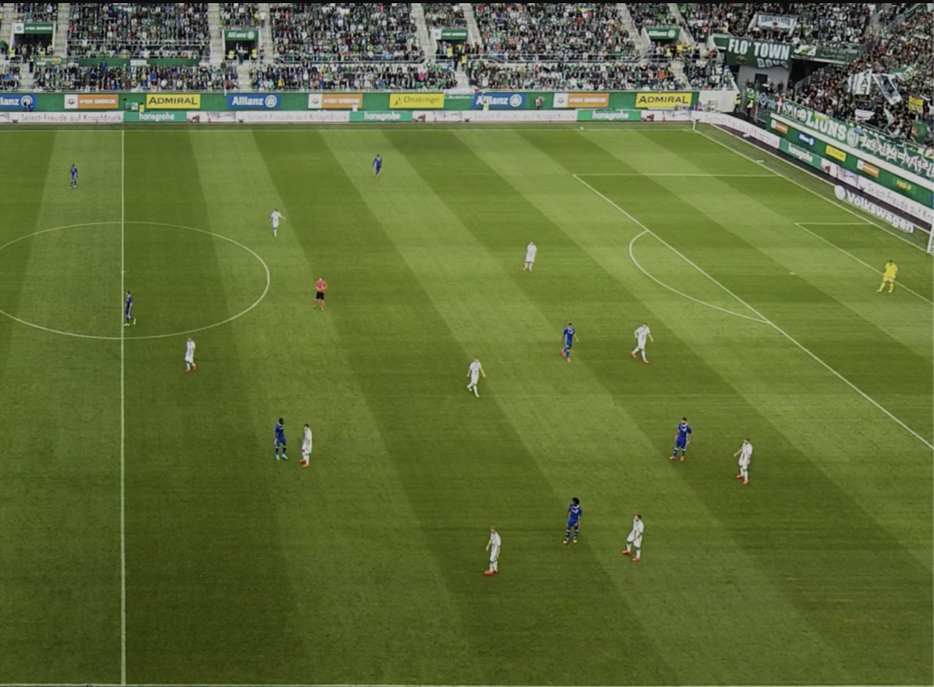
#> input picture lowHom1.png, 934 x 687 px, shrunk from 1756 x 1292 before the run
$ python main.py
#> lines starting #> are read from the running program, lines starting #| are printed output that depends on the picture
import cv2
import numpy as np
import os


#read images
readLeft=cv2.imread('lowHom1.png',cv2.IMREAD_COLOR)
#> readLeft is the input picture: shape (687, 934, 3); mean B, G, R 56.2, 108.9, 96.3
readRight=cv2.imread('lowHom2.png',cv2.IMREAD_COLOR)
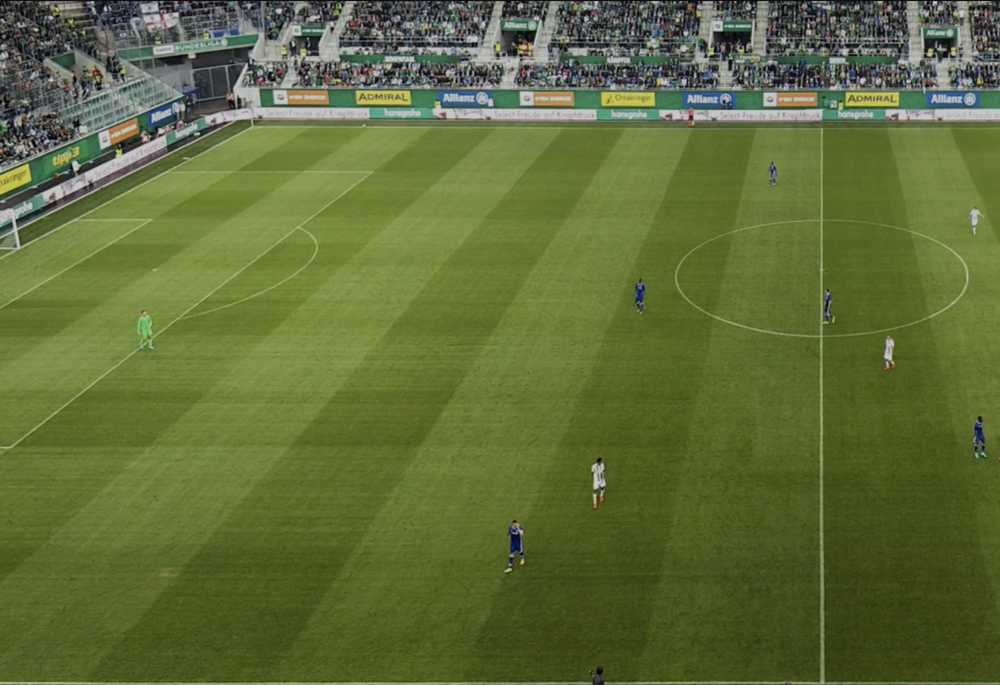
#> input picture lowHom2.png, 1000 x 685 px, shrunk from 1880 x 1288 before the run
#> readRight is the input picture: shape (685, 1000, 3); mean B, G, R 56.2, 108.9, 95.3

grayImgLeft = cv2.cvtColor(readLeft,cv2.COLOR_BGR2GRAY)
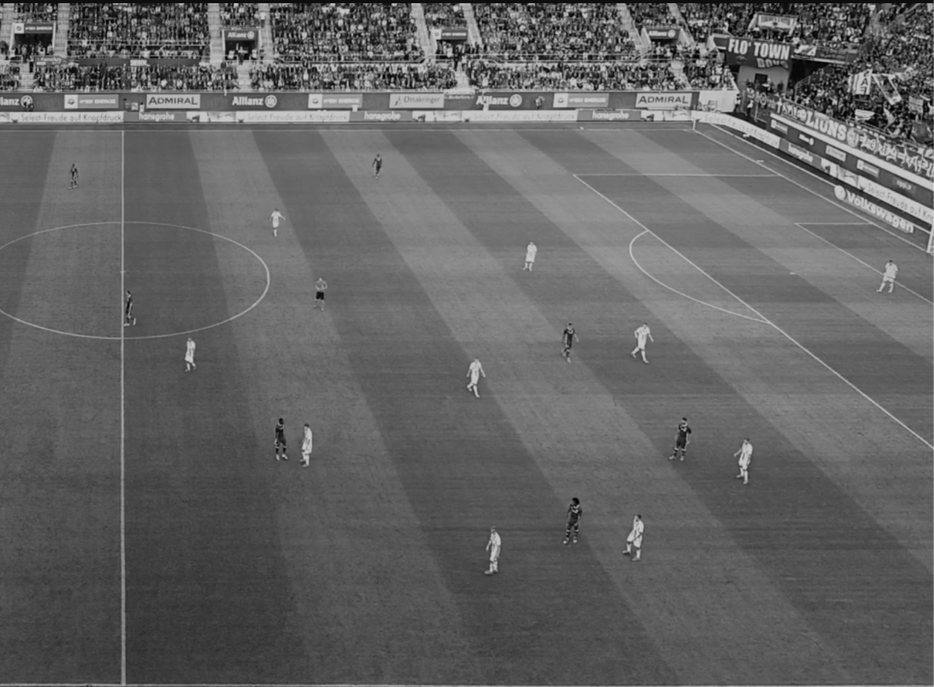
#> grayImgLeft: shape (687, 934); min 0, max 209, mean 99.1
grayImgRight = cv2.cvtColor(readRight,cv2.COLOR_BGR2GRAY)
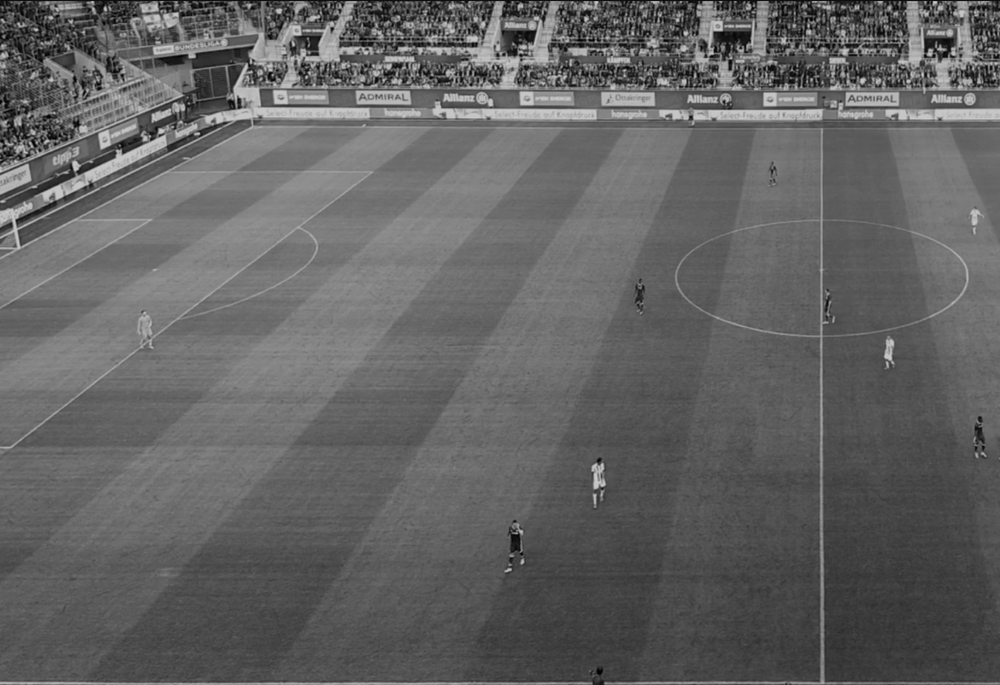
#> grayImgRight: shape (685, 1000); min 0, max 204, mean 98.8

sift = cv2.xfeatures2d.SIFT_create()
kp1, des1 = sift.detectAndCompute(grayImgLeft,None)
#> kp1 = 4039 keypoints; strongest (x, y, size): (236, 5, 2.7), (750, 105, 2.8), (333, 4, 2.7), (164, 82, 3.6)
kp2, des2 = sift.detectAndCompute(grayImgRight,None)
#> kp2 = 3869 keypoints; strongest (x, y, size): (935, 3, 2.5), (279, 11, 3.8), (332, 29, 2.6), (105, 9, 2.4)

match = cv2.BFMatcher()
matches = match.knnMatch(des1,des2,k=2)
#> matches = 4039 matches

good = []
for m,n in matches:
    if m.distance < 0.03*n.distance:
        good.append(m)
#> after the loop, good = 3 matches


drawParams = dict(matchColor = (0,255,0), singlePointColor = None, flags = 2)

image3 = cv2.drawMatches(readLeft,kp1,readRight,kp2,good,None,**drawParams)
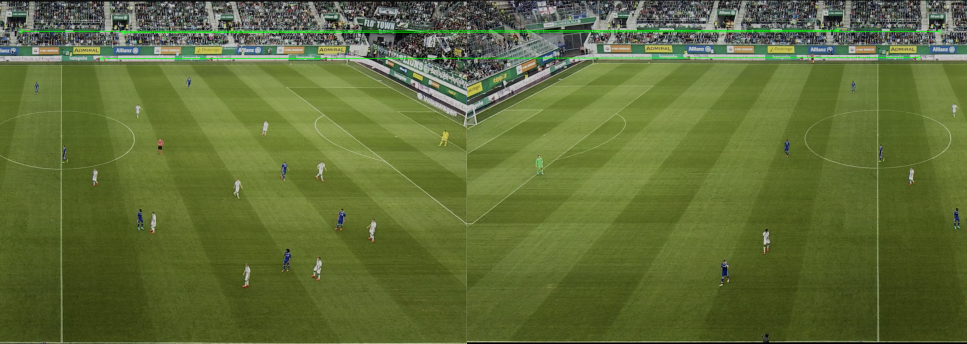
#> image3: shape (687, 1934, 3) (shown at 1/2 size); mean B, G, R 55.5, 109.4, 95

images=[]
images.append(readLeft)
images.append(readRight)


stitcher = cv2.Stitcher.create()
ret,pano = stitcher.stitch(images)
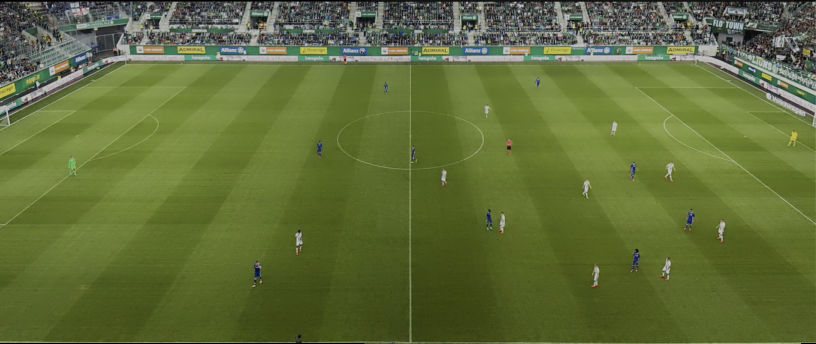
#> pano: shape (687, 1631, 3) (shown at 1/2 size); mean of channels 0, 1, 2 56.6, 109.5, 96.5; drawn as B, G, R
#> ret = 0


if ret==cv2.STITCHER_OK:
    print('panorama loading...')
    cv2.imshow('left',readLeft)
    cv2.imshow('right',readRight)
    cv2.imshow('Panorama',pano)
    cv2.imshow('key', image3)
    cv2.waitKey()
    cv2.destroyAllWindows()
else:
    print("Error during Stitching")
    print("images loaded but")

    if cv2.STITCHER_ERR_NEED_MORE_IMGS == 1:
        print('not enough keypoints to make pano')

    if cv2.STITCHER_ERR_HOMOGRAPHY_EST_FAIL == 2:
        print('RANSAC error')
    #print(cv2.STITCHER_ERR_NEED_MORE_IMGS)
    #print(cv2.STITCHER_ERR_HOMOGRAPHY_EST_FAIL)
    #print(cv2.STITCHER_ERR_CAMERA_PARAMS_ADJUST_FAIL)
    print(ret)
